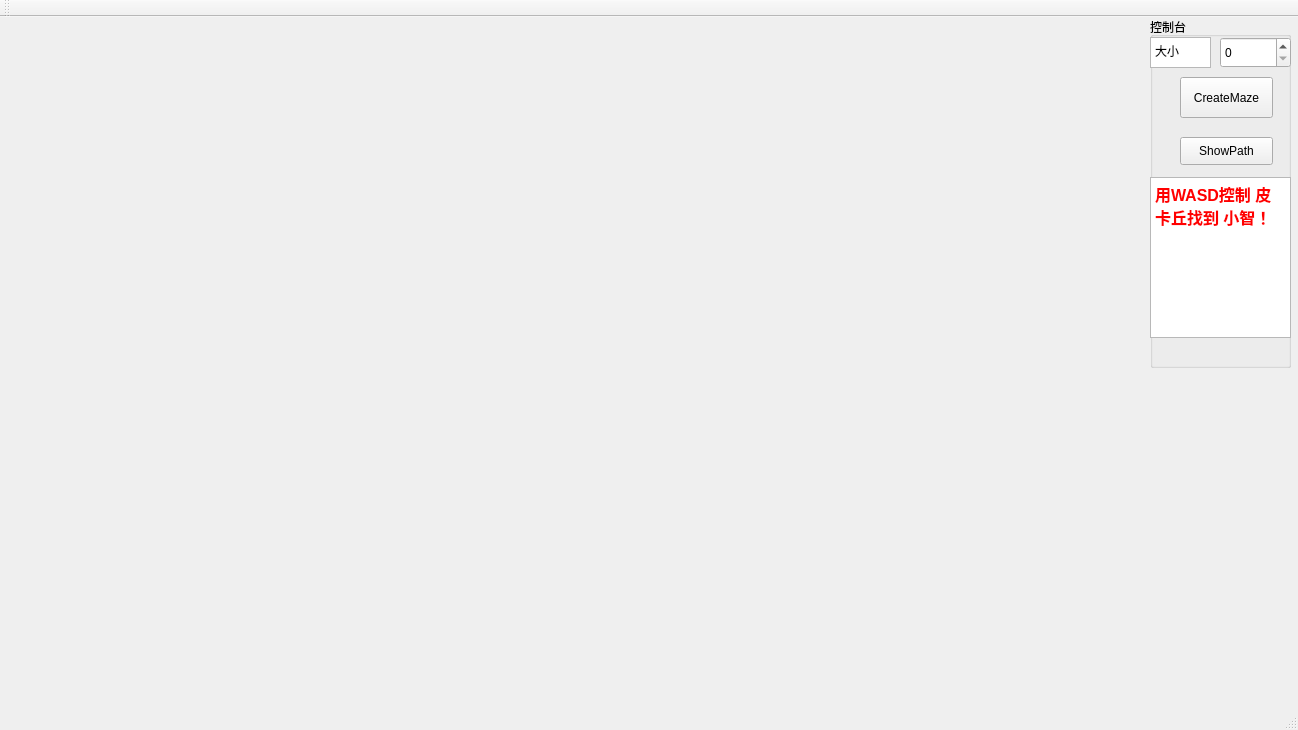
<?xml version="1.0" encoding="UTF-8"?>
<ui version="4.0">
 <class>MainWindow</class>
 <widget class="QMainWindow" name="MainWindow">
  <property name="geometry">
   <rect>
    <x>0</x>
    <y>0</y>
    <width>1298</width>
    <height>730</height>
   </rect>
  </property>
  <property name="windowTitle">
   <string>MainWindow</string>
  </property>
  <widget class="QWidget" name="centralWidget">
   <widget class="QLabel" name="label">
    <property name="geometry">
     <rect>
      <x>60</x>
      <y>30</y>
      <width>571</width>
      <height>441</height>
     </rect>
    </property>
    <property name="text">
     <string/>
    </property>
   </widget>
   <widget class="QGroupBox" name="groupBox">
    <property name="geometry">
     <rect>
      <x>1150</x>
      <y>0</y>
      <width>141</width>
      <height>351</height>
     </rect>
    </property>
    <property name="title">
     <string>控制台</string>
    </property>
    <widget class="QSpinBox" name="spinBox">
     <property name="geometry">
      <rect>
       <x>70</x>
       <y>20</y>
       <width>71</width>
       <height>31</height>
      </rect>
     </property>
    </widget>
    <widget class="QTextEdit" name="textEdit">
     <property name="geometry">
      <rect>
       <x>0</x>
       <y>20</y>
       <width>61</width>
       <height>31</height>
      </rect>
     </property>
     <property name="html">
      <string>&lt;!DOCTYPE HTML PUBLIC &quot;-//W3C//DTD HTML 4.0//EN&quot; &quot;http://www.w3.org/TR/REC-html40/strict.dtd&quot;&gt;
&lt;html&gt;&lt;head&gt;&lt;meta name=&quot;qrichtext&quot; content=&quot;1&quot; /&gt;&lt;style type=&quot;text/css&quot;&gt;
p, li { white-space: pre-wrap; }
&lt;/style&gt;&lt;/head&gt;&lt;body style=&quot; font-family:'SimSun'; font-size:9pt; font-weight:400; font-style:normal;&quot;&gt;
&lt;p style=&quot; margin-top:0px; margin-bottom:0px; margin-left:0px; margin-right:0px; -qt-block-indent:0; text-indent:0px;&quot;&gt;大小&lt;/p&gt;&lt;/body&gt;&lt;/html&gt;</string>
     </property>
    </widget>
    <widget class="QPushButton" name="CreateMazeBT">
     <property name="geometry">
      <rect>
       <x>30</x>
       <y>60</y>
       <width>93</width>
       <height>41</height>
      </rect>
     </property>
     <property name="text">
      <string>CreateMaze</string>
     </property>
    </widget>
    <widget class="QPushButton" name="ShowPathBT">
     <property name="geometry">
      <rect>
       <x>30</x>
       <y>120</y>
       <width>93</width>
       <height>28</height>
      </rect>
     </property>
     <property name="text">
      <string>ShowPath</string>
     </property>
    </widget>
    <widget class="QTextBrowser" name="textBrowser">
     <property name="geometry">
      <rect>
       <x>0</x>
       <y>160</y>
       <width>141</width>
       <height>161</height>
      </rect>
     </property>
     <property name="html">
      <string>&lt;!DOCTYPE HTML PUBLIC &quot;-//W3C//DTD HTML 4.0//EN&quot; &quot;http://www.w3.org/TR/REC-html40/strict.dtd&quot;&gt;
&lt;html&gt;&lt;head&gt;&lt;meta name=&quot;qrichtext&quot; content=&quot;1&quot; /&gt;&lt;style type=&quot;text/css&quot;&gt;
p, li { white-space: pre-wrap; }
&lt;/style&gt;&lt;/head&gt;&lt;body style=&quot; font-family:'SimSun'; font-size:9pt; font-weight:400; font-style:normal;&quot;&gt;
&lt;p style=&quot; margin-top:0px; margin-bottom:0px; margin-left:0px; margin-right:0px; -qt-block-indent:0; text-indent:0px;&quot;&gt;&lt;span style=&quot; font-size:12pt; font-weight:600; color:#ff0000;&quot;&gt;用WASD控制 皮卡丘找到 小智！&lt;/span&gt;&lt;/p&gt;&lt;/body&gt;&lt;/html&gt;</string>
     </property>
    </widget>
   </widget>
  </widget>
  <widget class="QMenuBar" name="menuBar">
   <property name="geometry">
    <rect>
     <x>0</x>
     <y>0</y>
     <width>1298</width>
     <height>26</height>
    </rect>
   </property>
  </widget>
  <widget class="QToolBar" name="mainToolBar">
   <attribute name="toolBarArea">
    <enum>TopToolBarArea</enum>
   </attribute>
   <attribute name="toolBarBreak">
    <bool>false</bool>
   </attribute>
  </widget>
  <widget class="QStatusBar" name="statusBar"/>
 </widget>
 <layoutdefault spacing="6" margin="11"/>
 <resources/>
 <connections/>
</ui>
